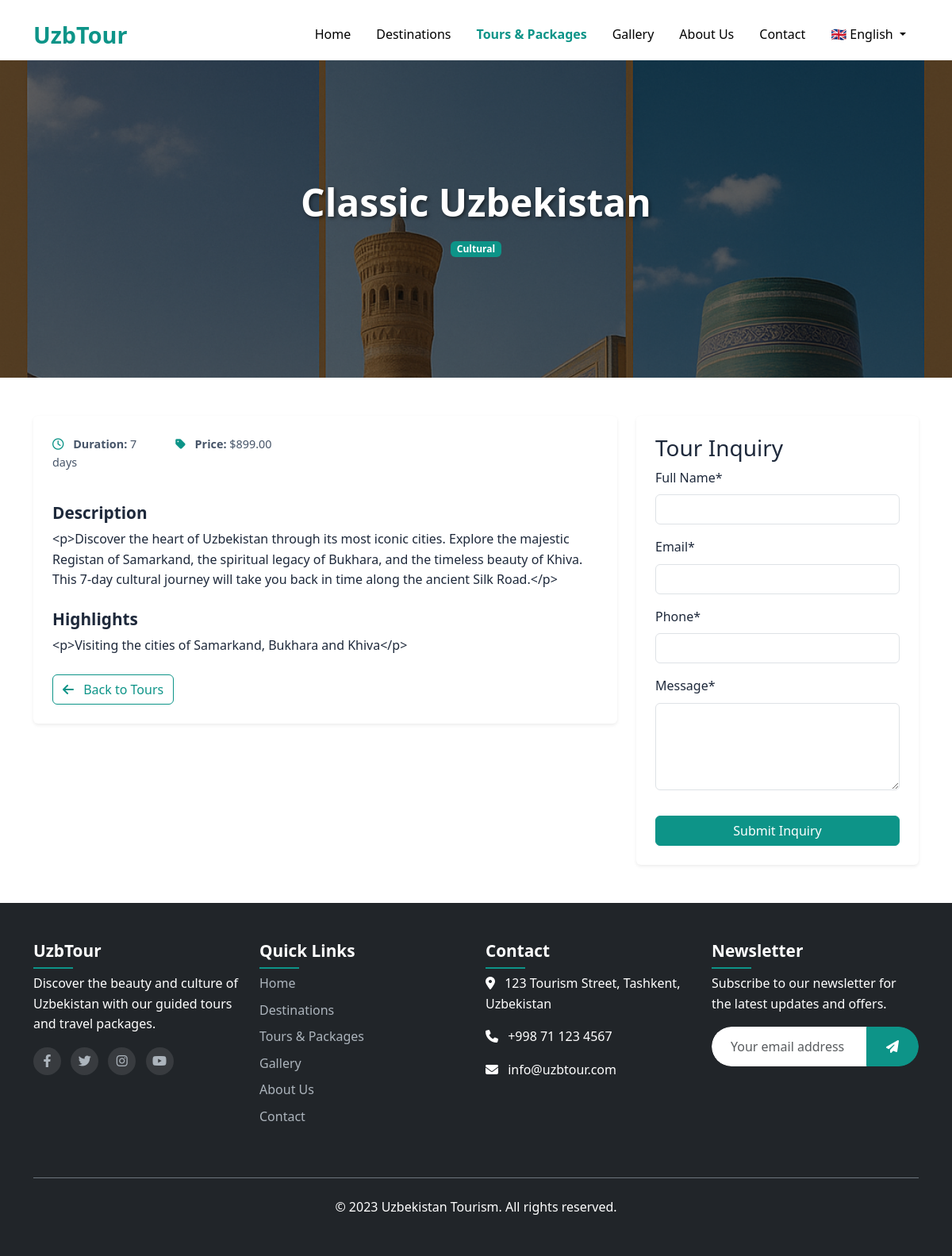
Page /en/tours/classic-uzbekistan/ on the committed database.
### tours/models.py (models this page shows, shortened)
class Tour(models.Model):
    name = models.CharField(_('Name'), max_length=200)
    slug = models.SlugField(_('Slug'), unique=True)
    description = RichTextField(_('Description'))
    price = models.DecimalField(_('Price'), max_digits=10, decimal_places=2)
    duration = models.PositiveIntegerField(_('Duration (days)'))
    image = models.ImageField(_('Image'), upload_to='tours/')
    category = models.ForeignKey(TourCategory, on_delete=models.CASCADE, related_name='tours',
                                 verbose_name=_('Category'))
    highlights = RichTextField(_('Highlights'))
    created_at = models.DateTimeField(_('Created at'), auto_now_add=True)
    updated_at = models.DateTimeField(_('Updated at'), auto_now=True)
    class Meta:
        verbose_name = _('Tour')
        verbose_name_plural = _('Tours')
        ordering = ['-created_at']

class TourCategory(models.Model):
    name = models.CharField(_('Name'), max_length=100)
    slug = models.SlugField(_('Slug'), unique=True)
    class Meta:
        verbose_name = _('Tour Category')
        verbose_name_plural = _('Tour Categories')

### tours/views.py (the view)
# urls.py: path('<slug:slug>/', views.tour_detail, name='detail'),
def tour_detail(request, slug):
    tour = get_object_or_404(Tour, slug=slug)
    form = TourInquiryForm(initial={'tour': tour})
    context = {
        'tour': tour,
        'form': form,
    }
    return render(request, 'tours/detail.html', context)

### tours/forms.py
class TourInquiryForm(forms.ModelForm):
    class Meta:
        model = TourInquiry
        fields = ['name', 'email', 'phone', 'message']
        widgets = {
            'message': forms.Textarea(attrs={'rows': 4}),
        }
    def __init__(self, *args, **kwargs):
        super().__init__(*args, **kwargs)
        self.helper = FormHelper()
        self.helper.form_method = 'post'
        self.helper.layout = Layout(
            Row(
                Column('name', css_class='form-group col-md-6 mb-3'),
                Column('email', css_class='form-group col-md-6 mb-3'),
                css_class='form-row'
            ),
            'phone',
            'message',
            Submit('submit', _('Submit Inquiry'), css_class='btn btn-primary mt-3')
        )

### templates/tours/detail.html (shortened to what this page needs)
{% extends 'base.html' %}
{% load static %}
{% load i18n %}
{% load crispy_forms_tags %}
{% load custom_filters %}
{% block content %}
    <section class="page-hero">
        <div class="page-hero-image">
            <img src="{{ tour.image.url }}" alt="{{ tour.name }}">
            <div class="page-hero-overlay"></div>
        </div>
        <div class="page-hero-content">
            <div class="container text-center">
                <h1>{{ tour.name }}</h1>
                <span class="badge bg-primary">{{ tour.category.name }}</span>
            </div>
        </div>
    </section>
    <section class="tour-details py-5">
        <div class="container">
            <div class="row">
                <div class="col-lg-8">
                    <div class="tour-content bg-white p-4 rounded shadow-sm">
                        <div class="tour-meta mb-4">
                            <div class="row">
                                <div class="col-md-6 mb-3">
                                    <div class="tour-meta-item">
                                        <i class="far fa-clock me-2 text-primary"></i>
                                        <span><strong>{% trans "Duration:" %}</strong> {{ tour.duration }} {% trans "days" %}</span>
                                    </div>
                                </div>
                                <div class="col-md-6 mb-3">
                                    <div class="tour-meta-item">
                                        <i class="fas fa-tag me-2 text-primary"></i>
                                        <span><strong>{% trans "Price:" %}</strong> ${{ tour.price }}</span>
                                    </div>
                                </div>
                            </div>
                        </div>
                        <div class="tour-description mb-4">
                            <h3>{% trans "Description" %}</h3>
                            {{ tour.description|linebreaks }}
                        </div>
                        <div class="tour-highlights mb-4">
                            <h3>{% trans "Highlights" %}</h3>
                            {{ tour.highlights|linebreaks }}
                        </div>
                        <div class="tour-actions mt-4">
                            <a href="{% url 'tours:list' %}" class="btn btn-outline-primary">
                                <i class="fas fa-arrow-left me-2"></i> {% trans "Back to Tours" %}
                            </a>
                        </div>
                    </div>
                </div>
                <div class="col-lg-4 mt-4 mt-lg-0">
                    <div class="tour-inquiry bg-white p-4 rounded shadow-sm">
                        <h3>{% trans "Tour Inquiry" %}</h3>
                        <form method="post" action="{% url 'tours:inquiry' tour.slug %}">
                            {{ form|crispy }}
                            <button type="submit" class="btn btn-primary w-100 mt-3">{% trans "Submit Inquiry" %}</button>
                        </form>
                    </div>
                </div>
            </div>
        </div>
    </section>
{% endblock %}

### static/css/style.css (style rules this page uses)
:root { --primary-color: #0d9488; --primary-dark: #0f766e; --primary-light: #5eead4; --secondary-color: #475569; --light-color: #f8fafc; --dark-color: #1e293b; --transition: all 0.3s ease; }
body { font-family: "Segoe UI", Tahoma, Geneva, Verdana, sans-serif; color: var(--dark-color); line-height: 1.6; }
a { color: var(--primary-color); text-decoration: none; transition: var(--transition); }
.btn-primary { background-color: var(--primary-color); border-color: var(--primary-color); }
.btn-outline-primary { color: var(--primary-color); border-color: var(--primary-color); }
.bg-primary { background-color: var(--primary-color) !important; }
.text-primary { color: var(--primary-color) !important; }
.page-hero { position: relative; height: 50vh; display: flex; align-items: center; justify-content: center; color: white; margin-top: 76px; }
.page-hero-image { position: absolute; top: 0; left: 0; width: 100%; height: 100%; z-index: -1; }
.page-hero-image img { width: 100%; height: 100%; object-fit: cover; }
.page-hero-overlay { position: absolute; top: 0; left: 0; width: 100%; height: 100%; background-color: rgba(0, 0, 0, 0.5); }
.page-hero-content { text-align: center; z-index: 1; }
.page-hero-content h1 { font-size: 3rem; font-weight: 700; margin-bottom: 1rem; text-shadow: 2px 2px 4px rgba(0, 0, 0, 0.5); }
.tour-content { padding: 1.5rem; }
.tour-content h3 { font-size: 1.3rem; font-weight: 600; margin-bottom: 0.5rem; }
.tour-meta { display: flex; justify-content: space-between; color: var(--secondary-color); font-size: 0.9rem; margin-bottom: 0.5rem; }

### rows in the picture
Tour: image (picture), name "Classic Uzbekistan", category.name "Cultural", duration "7", price "899.00", description "<p>Discover the heart of Uzbekistan through its most iconic cities. Explore the majestic Registan of Samarkand, the spiritual legacy of Bukhara, and the timeless beauty of Khiva. This 7-day cultural journey will take you back in time along the ancient Silk Road.</p>", highlights "<p>Visiting the cities of Samarkand, Bukhara and Khiva</p>"
